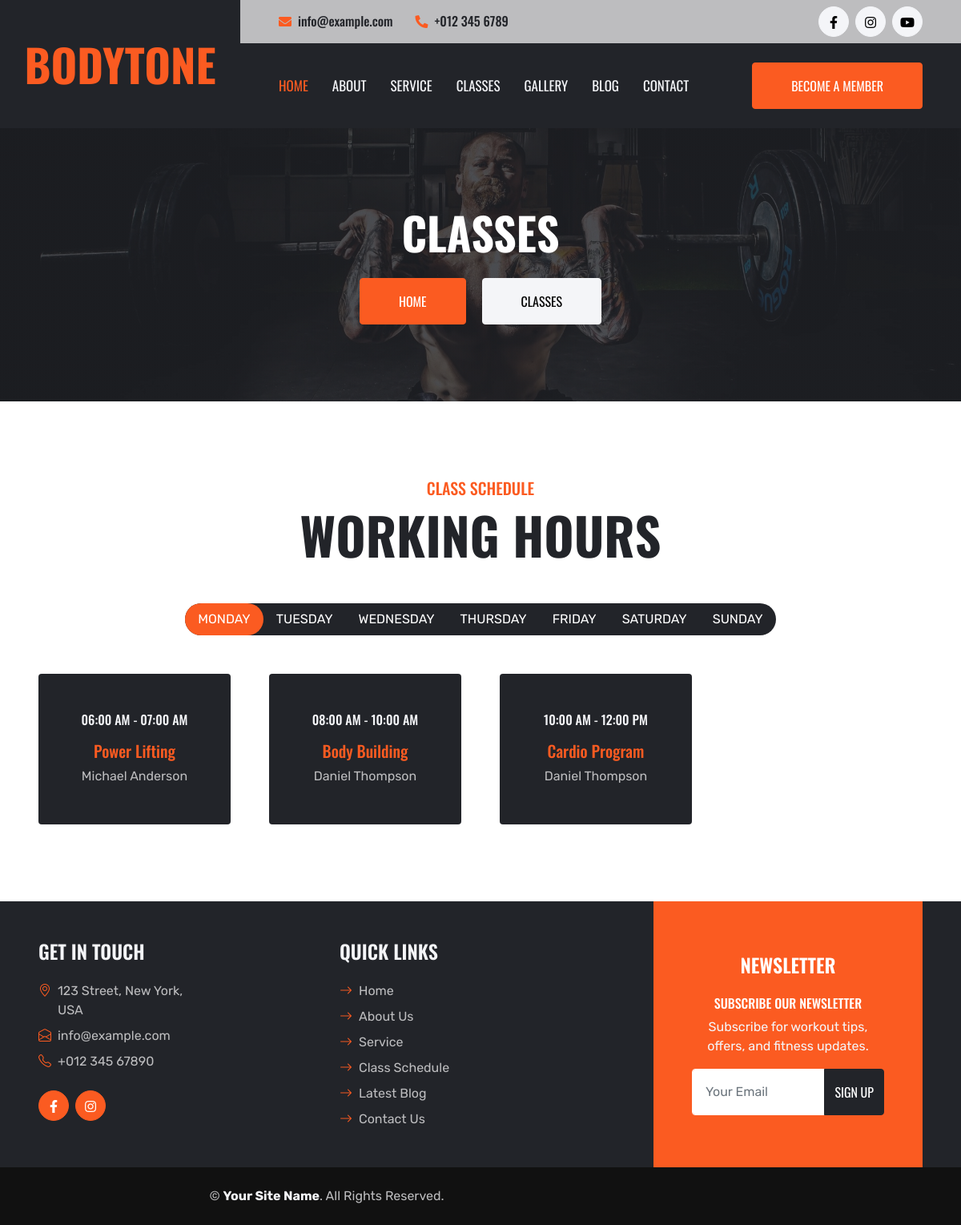
Screenshot of /class.php with the database file from the repository.
### tables this page shows
CREATE TABLE `class_category` (
  `id` int(11) NOT NULL,
  `name` varchar(100) NOT NULL,
  `delete_status` tinyint(4) NOT NULL
);

CREATE TABLE `class` (
  `id` int(11) NOT NULL,
  `cate_id` int(11) NOT NULL,
  `from_time` time NOT NULL,
  `to_time` time NOT NULL,
  `title` varchar(150) NOT NULL,
  `trainer` varchar(100) NOT NULL,
  `created_at` timestamp NOT NULL DEFAULT current_timestamp(),
  `delete_status` tinyint(4) NOT NULL
);

CREATE TABLE `trainers` (
  `id` int(11) NOT NULL,
  `name` varchar(100) NOT NULL,
  `photo` varchar(255) NOT NULL,
  `phone` varchar(15) NOT NULL,
  `email` varchar(100) NOT NULL,
  `address` text NOT NULL,
  `description` varchar(500) NOT NULL,
  `status` enum('Active','Inactive') DEFAULT 'Active',
  `salary` decimal(10,2) NOT NULL,
  `assign` varchar(100) NOT NULL,
  `delete_status` tinyint(4) NOT NULL,
  `created_at` timestamp NOT NULL DEFAULT current_timestamp()
);

### class.php (the view)
<?php include('include/header.php'); ?>
   <div class="container-fluid bg-primary p-5 bg-hero mb-5">
       <div class="row py-5">
           <div class="col-12 text-center">
               <h1 class="display-2 text-uppercase text-white mb-md-4">Classes</h1>
               <a href="" class="btn btn-primary py-md-3 px-md-5 me-3">Home</a>
               <a href="" class="btn btn-light py-md-3 px-md-5">Classes</a>
           </div>
       </div>
   </div>
   <div class="container-fluid p-5">
       <div class="mb-5 text-center">
           <h5 class="text-primary text-uppercase">Class Schedule</h5>
           <h1 class="display-3 text-uppercase mb-0">Working Hours</h1>
       </div>
       <div class="tab-class text-center">
           <ul class="nav nav-pills d-inline-flex justify-content-center bg-dark text-uppercase rounded-pill mb-5">
                 <?php
                       $i=1;
                       $stmt_cate = $pdo->prepare('SELECT * FROM class_category WHERE delete_status = 0 ');
                       $stmt_cate ->execute();
                       $cat_cate  =  $stmt_cate->fetchAll();
                       foreach ($cat_cate as $key_cate) {
                        ?>
               <li class="nav-item">
                   <a class="nav-link rounded-pill text-white <?php if($i == 1){ echo 'active'; } ?>" data-bs-toggle="pill" href="#day<?php echo $key_cate['id'];?>"><?php echo $key_cate['name'];?></a>
               </li>
              <?php $i++; } ?>
           </ul>
           <div class="tab-content">
                <?php
                        $j=1;
                       $stmt_cate = $pdo->prepare('SELECT * FROM class_category WHERE delete_status = 0 ');
                       $stmt_cate ->execute();
                       $cat_cate  =  $stmt_cate->fetchAll();
                       foreach ($cat_cate as $key_cate) {
                        ?>
               <div id="day<?php echo $key_cate['id'];?>" class="tab-pane fade p-0 <?php if($j == 1){ echo 'show active'; } ?>">
                   <div class="row g-5">
                       <?php
                       $stmt_class = $pdo->prepare('SELECT * FROM class WHERE delete_status = 0 and cate_id=? ');
                       $stmt_class ->execute([$key_cate['id']]);
                       $cat_class  =  $stmt_class->fetchAll();
                       foreach ($cat_class as $key_class) {
                        ?>
                       <div class="col-lg-3 col-md-4 col-sm-6">
                           <div class="bg-dark rounded text-center py-5 px-3">
                               <h6 class="text-uppercase text-light mb-3"><?= date('h:i A', strtotime($key_class['from_time'])) ?>
                                   -
                                   <?= date('h:i A', strtotime($key_class['to_time'])) ?></h6>
                               <h5 class=" text-primary"><?php echo $key_class['title'];?></h5>
                               <p class=" text-secondary mb-0">
                                   <?php
                                       $stmt_trainer = $pdo->prepare('SELECT * FROM trainers WHERE delete_status = 0 and id=? ');
                       $stmt_trainer ->execute([$key_class['trainer']]);
                       $cat_trainer  =  $stmt_trainer->fetch();
                                    echo $cat_trainer['name'];?></p>
                           </div>
                       </div>
                       <?php } ?>
                   </div>
               </div>
            <?php $j++; } ?>
           </div>
       </div>
   </div>
<?php include('include/footer.php'); ?>

### css/style.css (style rules this page uses)
:root { --primary: #FB5B21; --secondary: #BDBDBF; --light: #F4F5F8; --dark: #222429; }
h1, h2, .font-weight-bold { font-weight: 700 !important; }
h5, h6, .font-weight-medium { font-weight: 500 !important; }
.btn { font-family: 'Oswald', sans-serif; text-transform: uppercase; transition: .5s; }
.btn-primary { color: #FFFFFF; }
.bg-hero { background: linear-gradient(rgba(34, 36, 41, .8), rgba(34, 36, 41, .8)), url(../img/carousel-1.jpg) top center no-repeat; background-size: cover; }

### rows the page displays
class_category: name "MONDAY"
class_category: name "TUESDAY"
class_category: name "WEDNESDAY"
class_category: name "THURSDAY"
class_category: name "FRIDAY"
class_category: name "SATURDAY"
class_category: name "SUNDAY"
class: from_time "06:00 AM", to_time "07:00 AM", title "Power Lifting", trainers.name "Michael Anderson"
class: from_time "08:00 AM", to_time "10:00 AM", title "Body Building", trainers.name "Daniel Thompson"
class: from_time "10:00 AM", to_time "12:00 PM", title "Cardio Program", trainers.name "Daniel Thompson"
